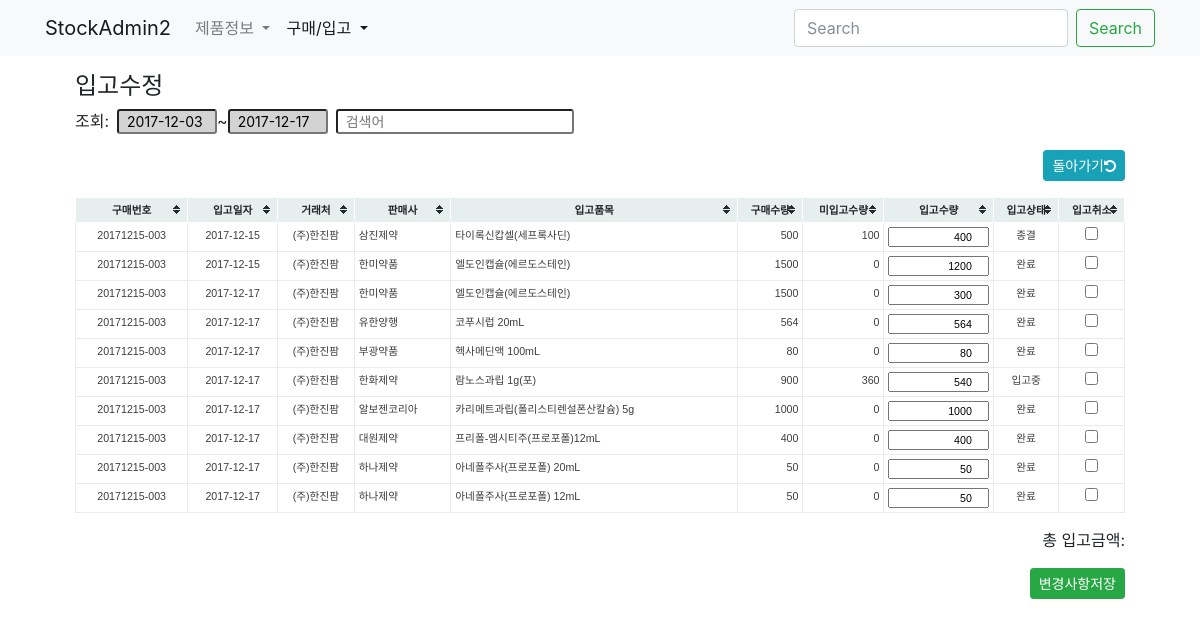
Page /buy/stockrecord/stocked/ on the committed database.
### buy/models.py (models this page shows, shortened)
class StockRecord(models.Model):
    buyitem = models.ForeignKey(BuyItem, on_delete=models.CASCADE)
    date = models.DateField('입고일자', blank=True, null=True)
    amount = models.IntegerField('입고수량', default=0)
    updated = models.DateTimeField(auto_now=True)
    created = models.DateTimeField(auto_now_add=True)
    objects = StockRecordManager()
    class Meta:
        verbose_name_plural = '입고기록'
        verbose_name = '입고기록'
        ordering = '-buyitem__created',
    def __init__(self, *args, **kwargs):
        super(StockRecord, self).__init__(*args, **kwargs)
        self.old_amount  = self.amount

class BuyItem(models.Model):
    buy = models.ForeignKey(Buy, null=True, blank=True, on_delete=models.CASCADE)
    buyinfo = models.ForeignKey('product.BuyInfo', on_delete=models.CASCADE)
    amount = models.IntegerField('구매수량')
    comment = models.CharField('비고', max_length=50, blank=True)
    isend = models.BooleanField('구매종결', default=False)
    updated = models.DateTimeField(auto_now=True)
    created = models.DateTimeField(auto_now_add=True)
    class Meta:
        verbose_name = '구매품목'
        verbose_name_plural = '구매품목'
        unique_together = 'buy', 'buyinfo',
    def __init__(self, *args, **kwargs):
        super(BuyItem, self).__init__(*args, **kwargs)
    def get_stocked_sum(self):
        aggset = self.stockrecord_set.aggregate(stocked=Sum('amount'))
        return aggset['stocked'] or 0
    def get_incompleted_stock(self):
        return self.amount - self.get_stocked_sum()
    def get_stock_status(self):
        if self.isend == True:
            return '종결'
        elif self.get_incompleted_stock() == 0:
            return '완료'
        else:
            return '입고중'

class Buy(models.Model):
    slug = models.SlugField('구매번호', unique=True, blank=True, editable=False)
    commiter = models.ForeignKey(settings.AUTH_USER_MODEL, blank=True, null=True, on_delete=models.SET_NULL)
    date = models.DateField('구매일자', blank=True, default=timezone.now)
    iscart = models.BooleanField('카트인지', blank=True, default=False)
    updated = models.DateTimeField(auto_now=True)
    created = models.DateTimeField(auto_now_add=True)
    class Meta:
        verbose_name = '구매요청서'
        verbose_name_plural = '구매요청서'
        ordering = '-created',

### product/models.py (models this page shows, shortened)
class BuyInfo(BuyInfoMixin, models.Model):
    slug = models.SlugField('구매코드', unique=True, blank=True)
    product = models.ForeignKey(Product, on_delete=models.CASCADE)
    market = models.ForeignKey(Market, on_delete=models.CASCADE)
    date = models.DateField('시작일자', blank=True, default=timezone.now)
    price = models.DecimalField('구매가격', max_digits=50, decimal_places=2)
    active = models.BooleanField('사용중', default=True)
    updated = models.DateTimeField(auto_now=True)
    created = models.DateTimeField(auto_now_add=True)
    objects = BuyInfoManager()
    class Meta:
        verbose_name = '구매정보'
        verbose_name_plural = '구매정보'
        ordering = '-created',

class Market(models.Model):
    name = models.CharField('도매상명', max_length=50, unique=True)
    tel = models.CharField('전화', max_length=50, blank=True, null=True)
    fax = models.CharField('팩스', max_length=50, blank=True, null=True)
    email = models.EmailField('메일', blank=True, null=True)
    updated = models.DateTimeField(auto_now=True)
    created = models.DateTimeField(auto_now_add=True)
    objects = MarketManager()
    class Meta:
        verbose_name = '도매상'
        verbose_name_plural = '도매상'

class Product(models.Model):
    name = models.CharField('제품명', max_length=50, unique=True)
    code = models.CharField('제품코드', max_length=50, unique=True)
    company = models.CharField('판매사', max_length=50, blank=True)
    std_unit = models.CharField('제품규격', max_length=10, choices=zip(STD_UNITs, STD_UNITs))
    pkg_amount = models.IntegerField('포장수량', default=1)
    etc_class = models.CharField('기타구분', max_length=10, choices=zip(ETC_CLASS, ETC_CLASS), default='일반')
    updated = models.DateTimeField(auto_now=True)
    created = models.DateTimeField(auto_now_add=True)
    objects = ProductManager()
    class Meta:
        verbose_name = '제품'
        verbose_name_plural = '제품'
        ordering = '-created',

### buy/views.py (the view)
# urls.py: path('stockrecord/stocked/', stockrecord_stocked_view, name='stock-stocked'),
def stockrecord_stocked_view(request):
    context = {}
    if request.method == "POST":
        formset = StockRecordFormSet(request.POST or None)
        stockrecord_formset_operation(formset)
        if formset.is_valid(): # 뒤에 호출하여야 DELETE가 먹힘
            formset.save()
        return redirect('.')
    else:
        qs = StockRecord.objects.filter(amount__gt=0)
        qf = QueryFilter(request, queryset=qs, app_name='StockRecord-stocked')
        qf.set_filter_form_to_context(context,
            date='date_filter_form', search='search_filter_form'
        )
        qs = qf.filter_by_date()
        qs = qf.filter_by_search( queryset=qs)
        context['formset'] = StockRecordFormSet(queryset=qs)
        return render(request, 'buy/stocked_form.html', context)

### core/filter/forms.py
class DateFilterForm(forms.Form):
    start_date = forms.DateField(initial=START_DATE_INI)
    end_date = forms.DateField(initial=END_DATE_INI)

class SearchFilterForm(forms.Form):
    search = forms.CharField(label='검색어', required=False)

### buy/managers.py (called while the page is built)
    def get_queryset(self):
        return StockRecordQuerySet(self.model, using=self._db)

### core/filter/views.py (called while the page is built)
    def set_filter_form_to_context(self, context, **form_kinds):
        for kind, form_name in form_kinds.items():
            if kind == 'date':
                context[form_name] = self.get_date_filter_form()
            elif kind == 'search':
                context[form_name] = self.get_search_filter_form()
        return context

    def get_date_filter_form(self):
        Form = self.form_classes['date']
        return Form(self.request.GET or None)

    def get_search_filter_form(self):
        Form = self.form_classes['search']
        search_form = Form(self.request.GET or None)
        if search_form.is_valid():
            search = search_form.cleaned_data.get('search')
            self.request.session['search'] = search
        else:
            session_search = self.request.session.get('search')
            if session_search:
                search_form.fields['search'].initial = session_search
        return search_form

    def filter_by_date(self, date_field=None, queryset=None):
        date_form = self.get_date_filter_form()
        qs = queryset or self.queryset
        if date_field is None:
            lookup = LOOKUP_CONTEXTS.get(self.app_name)
            if lookup:
                date_fields = lookup.get('date_range')
                if date_fields:
                    date_field = date_fields[0]
        if not qs or not date_field:
            return qs
        if date_form.is_valid():
            start_date = date_form.cleaned_data.get('start_date')
            end_date = date_form.cleaned_data.get('end_date')
        else:
            start_date = date_form.fields['start_date'].initial
            end_date = date_form.fields['end_date'].initial
        date_q = Q(**{'{}__range'.format(date_field): [start_date, end_date]})
        return qs.filter(date_q)

### buy/templates/buy/stocked_form.html (shortened to what this page needs)
{% extends "buy/buy_base.html" %}
{% load humanize %}
{% load widget_tweaks %}
{% block buy_header %}
<div class="col-12">
    <h4>입고수정</h4>
    {% url 'buy:stock-stocked' as stocked_url %}
    {% include "buy/components/filter_form.html" with url=stocked_url %}
</div>
{% endblock buy_header %}
{% block buy_content %}
<div class="col-12">
<form class="form" method="post" action=".">
    <div class="form-group text-right">
        <button id="btn-goto-stocking" class="btn btn-info btn-sm ml-3">돌아가기<i class="fa fa-undo" aria-hidden="true"></i></button>
    </div>
    <table class="table-bordered tablesorter tablesorter-sortable">
        <thead class="text-center">
            <tr>
                <th>구매번호</th>
                <th>입고일자</th>
                <th>거래처</th>
                <th>판매사</th>
                <th>입고품목</th>
                <th>구매수량</th>
                <th>미입고수량</th>
                <th>입고수량</th>
                <th>입고상태</th>
                <th>입고취소</th>
            </tr>
        </thead>
        <tbody>
            {% for form in formset %}
            <tr>
                <td class="text-center">{{ form.instance.buyitem.buy.slug }}</td>
                <td class="text-center">{{ form.instance.date|date:"Y-m-d" }}</td>
                <td class="text-center">{{ form.instance.buyitem.buyinfo.market.name }}</td>
                <td>{{ form.instance.buyitem.buyinfo.product.company }}</td>
                <td>{{ form.buyitem }}{{ form.instance.buyitem.buyinfo.product.name }}</td>
                <td class="text-right">{{ form.instance.buyitem.amount }}</td>
                <td class="text-right">{{ form.instance.buyitem.get_incompleted_stock }}</td>
                <td class="amount text-right">{{ form.amount }}</td>
                <td class="text-center">{{ form.instance.buyitem.get_stock_status }}</td>
                <td class="text-center">{{ form.DELETE }}</td>
            </tr>
            {% endfor %}
        </tbody>
    </table>
    <div class="form-group text-right">
        <p>총 입고금액: {{ total_price|intcomma }}</p>
        <button class="btn btn-success btn-sm">변경사항저장</button>
    </div>
</form>
</div>
{% endblock buy_content %}

### static/tablesorter/themes/blue/style.css (style rules this page uses)
table.tablesorter { font-family:arial; background-color: #CDCDCD; margin:10px 0pt 15px; font-size: 8pt; width: 100%; text-align: left; }
table.tablesorter thead tr th, table.tablesorter tfoot tr th { background-color: #e6EEEE; border: 1px solid #FFF; font-size: 8pt; padding: 4px; }
table.tablesorter thead tr .header { background-image: url(bg.gif); background-repeat: no-repeat; background-position: center right; cursor: pointer; }
table.tablesorter tbody td { color: #3D3D3D; padding: 4px; background-color: #FFF; vertical-align: top; }

### static/css/common.css (style rules this page uses)
.datepicker { width: 100px; height: 25px !important; background-color: lightgray; }
input[name=search] { height: 25px !important; }
table.tablesorter thead { text-align: center; }
table.tablesorter input[type=text], table.tablesorter input[type=number], table.tablesorter select { width: 100%; padding: 0; margin: 0; }
table.tablesorter input[type=number] { text-align: right; }
td.amount { width: 100px; }

### rows in the picture
StockRecord: instance.buyitem.buy.slug "20171215-003", instance "2017-12-15", instance.buyitem.buyinfo.market.name "(주)한진팜", instance.buyitem.buyinfo.product.company "삼진제약", instance.buyitem.buyinfo.product.name "타이록신캅셀(세프록사딘)", instance.buyitem.amount "500", instance.buyitem.get_incompleted_stock "100", instance.buyitem.get_stock_status "종결"
StockRecord: instance.buyitem.buy.slug "20171215-003", instance "2017-12-15", instance.buyitem.buyinfo.market.name "(주)한진팜", instance.buyitem.buyinfo.product.company "한미약품", instance.buyitem.buyinfo.product.name "엘도인캡슐(에르도스테인)", instance.buyitem.amount "1500", instance.buyitem.get_incompleted_stock "0", instance.buyitem.get_stock_status "완료"
StockRecord: instance.buyitem.buy.slug "20171215-003", instance "2017-12-17", instance.buyitem.buyinfo.market.name "(주)한진팜", instance.buyitem.buyinfo.product.company "한미약품", instance.buyitem.buyinfo.product.name "엘도인캡슐(에르도스테인)", instance.buyitem.amount "1500", instance.buyitem.get_incompleted_stock "0", instance.buyitem.get_stock_status "완료"
StockRecord: instance.buyitem.buy.slug "20171215-003", instance "2017-12-17", instance.buyitem.buyinfo.market.name "(주)한진팜", instance.buyitem.buyinfo.product.company "유한양행", instance.buyitem.buyinfo.product.name "코푸시럽 20mL", instance.buyitem.amount "564", instance.buyitem.get_incompleted_stock "0", instance.buyitem.get_stock_status "완료"
StockRecord: instance.buyitem.buy.slug "20171215-003", instance "2017-12-17", instance.buyitem.buyinfo.market.name "(주)한진팜", instance.buyitem.buyinfo.product.company "부광약품", instance.buyitem.buyinfo.product.name "헥사메딘액 100mL", instance.buyitem.amount "80", instance.buyitem.get_incompleted_stock "0", instance.buyitem.get_stock_status "완료"
StockRecord: instance.buyitem.buy.slug "20171215-003", instance "2017-12-17", instance.buyitem.buyinfo.market.name "(주)한진팜", instance.buyitem.buyinfo.product.company "한화제약", instance.buyitem.buyinfo.product.name "람노스과립 1g(포)", instance.buyitem.amount "900", instance.buyitem.get_incompleted_stock "360", instance.buyitem.get_stock_status "입고중"
StockRecord: instance.buyitem.buy.slug "20171215-003", instance "2017-12-17", instance.buyitem.buyinfo.market.name "(주)한진팜", instance.buyitem.buyinfo.product.company "알보젠코리아", instance.buyitem.buyinfo.product.name "카리메트과립(폴리스티렌설폰산칼슘) 5g", instance.buyitem.amount "1000", instance.buyitem.get_incompleted_stock "0", instance.buyitem.get_stock_status "완료"
StockRecord: instance.buyitem.buy.slug "20171215-003", instance "2017-12-17", instance.buyitem.buyinfo.market.name "(주)한진팜", instance.buyitem.buyinfo.product.company "대원제약", instance.buyitem.buyinfo.product.name "프리폴-엠시티주(프로포폴)12mL", instance.buyitem.amount "400", instance.buyitem.get_incompleted_stock "0", instance.buyitem.get_stock_status "완료"
StockRecord: instance.buyitem.buy.slug "20171215-003", instance "2017-12-17", instance.buyitem.buyinfo.market.name "(주)한진팜", instance.buyitem.buyinfo.product.company "하나제약", instance.buyitem.buyinfo.product.name "아네폴주사(프로포폴) 20mL", instance.buyitem.amount "50", instance.buyitem.get_incompleted_stock "0", instance.buyitem.get_stock_status "완료"
StockRecord: instance.buyitem.buy.slug "20171215-003", instance "2017-12-17", instance.buyitem.buyinfo.market.name "(주)한진팜", instance.buyitem.buyinfo.product.company "하나제약", instance.buyitem.buyinfo.product.name "아네폴주사(프로포폴) 12mL", instance.buyitem.amount "50", instance.buyitem.get_incompleted_stock "0", instance.buyitem.get_stock_status "완료"
